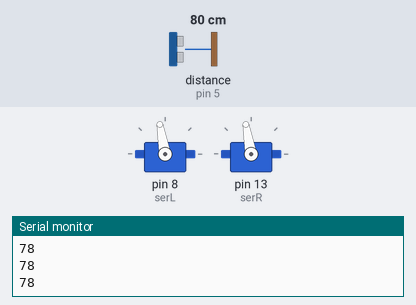
The sketch below on a simulated Arduino Uno, built with avr-gcc and run on an emulated ATmega328P. Parts: 2 × servo, the last lines printed to the serial monitor. Wiring (inferred from the names in the program): ultrasonic range finder: trigger pin 4; echo pin 5. Inputs (shaded band) come from the test bench; at power-on: distance to the obstacle (sensor on pin 5) 80 cm. The echo pulse lasts 58.3 µs per cm.

Above: at 1.2 s.
1.3 s: distance to the obstacle (sensor on pin 5) set to 24 cm
2.8 s: distance to the obstacle (sensor on pin 5) set to 19 cm
At 3.6 s:
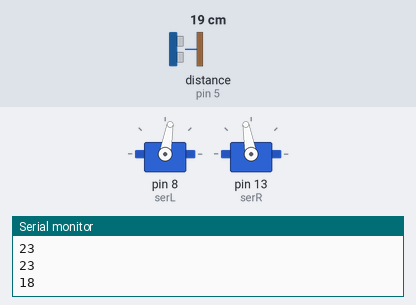
At 7.2 s:
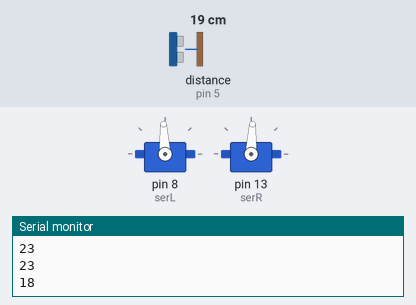
Timing chart, 0 to 11.8 s (numbered marks = the images above; inputs shaded):
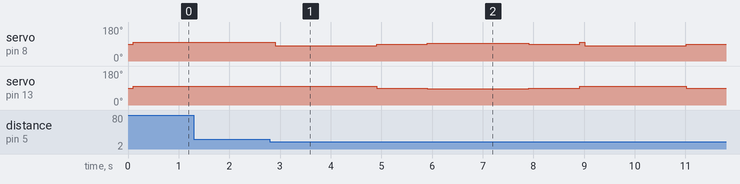

The sketch:

AIR0214_CatRobo.ino
```cpp
//Jai Shree Ram...

#include<Servo.h>
    int eco=5,tri=4,distance,duration;
    int value = 0,leftV=0,rightV=0;
    Servo serL,serR;
//****************************SETUP
void setup()
{
  serL.attach(8);
  serR.attach(13);
pinMode(eco,INPUT);https://github.com/JaideepChouhan
pinMode(tri,OUTPUT);

  serL.write(90);
  serR.write(90);
Serial.begin(9600);
}
//***********************************LOOP
void loop()
{
  value = dist();
  Serial.println(value);
  delay(100);

  if (value > 20)
  {
    wf();
  } else {
    turnL();
  }

if (value <= 20 && value >15)
{
  turnL();
  delay(2000);
  stop();
  leftV=dist();
  delay(1000);

  turnR();
  delay(2000);
  stop();
  rightV=dist();
  delay(1000);

  if (leftV>rightV)
  {
    turnL();
    delay(2000);
  } else {
    wf();
  }
} else if (value <=15)
{
  wb();
} else {
  wf();
}

}
void turnL()
{
   serR.write(100);
   serL.write(80);
}
void turnR()
{
   serR.write(87);
   serL.write(93);
}
void wf()
{
  serL.write(100);
  serR.write(100);
}
void wb()
{
  serL.write(87);
  serR.write(87);
}
void stop()
{
  serR.write(90);
  serL.write(90);
}
int dist()
{
  digitalWrite(tri,HIGH);
  delayMicroseconds(10);
  digitalWrite(tri,LOW);
  duration=pulseIn(eco,HIGH);
  distance=duration*0.034/2;
  return distance;
}
```

Measured:
- the behaviour switches between 22 and 21 cm on distance to the obstacle (sensor on pin 5) (found by bisection; images 0 and 1)
- after the input at 2.8 s, servo on pin 8 (serL): 100° → 80° after 0.11 s, → 90° 2.0 s later, → 93° 1.0 s later, → 90° 2.0 s later, … (7 changes in this stretch); servo on pin 13 (serR): 100° → 90° after 2.1 s, → 87° 1.0 s later, → 90° 2.0 s later, → 100° 1.0 s later, … (5 changes in this stretch)
